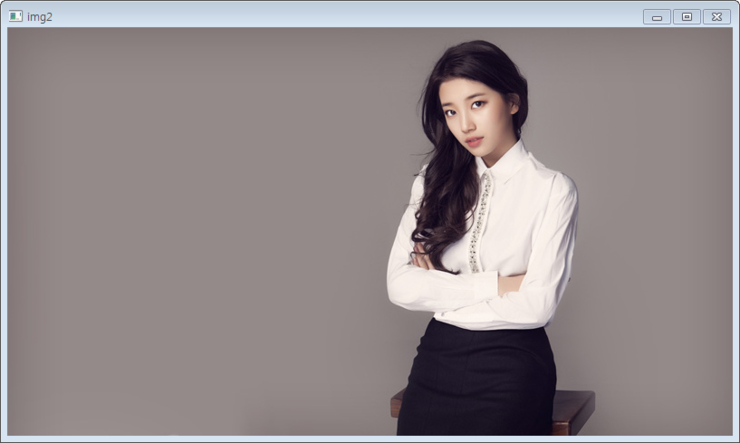
#> input picture OpenCV/img/sample_img2.jpg, 740 x 443 px
$ python Image_Pyramids.py
#> lines starting #> are read from the running program, lines starting #| are printed output that depends on the picture
### OpenCV/default_import.py

import cv2 as cv2

def select_img(sel_num):
    return{
        0 : 'img/100.jpg',                 # 경현
        1 : 'img/images_1.jpg',            # 그라데이션 이미지
        2 : 'img/multi_light.jpg',         #
        3 : 'img/opencv_logo.jpg',
        4 : 'img/sample_img1.jpg',         # 산과 강이 있는 풍경
        5 : 'img/sample_img2.jpg',         # 수지 이미지
        6 : 'img/sdoku.jpg',                #
        7 : 'img/tile.jpg',                 # Threshold Test용 타일
        8 : 'img/girl.png',                 # 기본여자 이미지
        9 : 'img/alpha1.jpg',               # 알파벳 및 숫자 이미지
        10: 'img/Code_Sample.jpg',          # Data Matrix Code Sample
        11: 'img/DW_Fail_img.jpg',          # Vericode Fail Image
        12: 'img/TW.jpg',                   # 트와이스
        13: 'img/TW_NY.png',                # Template Image 나연
        14: 'img/TW_SN.png',                # Template Image 사나
        15: 'img/TW_JW.png',                # Template Image 정연
        18: 'img/contour18.png',            # 사각형에 안으로 파인이미지
        19: 'img/contour19.png',            # 나무잎 비슷한, 별모양 비슷
        20: 'img/convexhull.png',           # 손으로 그린 손바닥?
        21: 'img/korea.png' ,               # 대한민국 지도
        22: 'img/star.jpg',                 # 별모양
        23: 'img/Histogram23.jpg',          # 히스토그램용 풍경
        24: 'img/24.jpg',                   # 히스토그램 균일화용 풍경
        25: 'img/25.jpg',                   # 히스토그램용 조각상
        26: 'img/26.jpg',                   # 히스토그램용 풍경
        28: 'img/28_BW_girl.jpg',           # 푸리에 Test용 이미지
        30: 'img/31.jpg',                   # Template Matching용 너구리 이미지
        31: 'img/bam.png',                  # Template Image 밤
        32: 'img/sdoku_1.jpg',              # 허프변환 Test용 스도쿠 이미지
        33: 'img/33.jpg',                   # 허프변환 Test용 원찾기
        34: 'img/34.jpg',                   # Watershed용 Test이미지(동전)
        35: 'img/35.jpg',                   # GrabCut용 Test Image
        37: 'img/37_corner.png',            # Corner 검출용 Image
        38: 'img/38_butterfly.png',         # SIFT Test용 나비
        42: 'img/42_ORB.png.',              # ORB용 Image - 암호와 해킹
        43: 'img/43_ORB.png',               # ORB용 회전 Image - 암호와 해킹
        44: 'img/43_1.png',                 # 이미지매칭용 등대가 있는 마을 사진
        45: 'img/43_2.png',                 # 이미지매칭용 액자를든 소녀 사진
        100: 'img/Test_Vericode.bmp'        # Vericode 그라데이션 Test용
    }.get(sel_num,'img/girl.png')


def close_window():
    cv2.waitKey(0)
    cv2.destroyAllWindows()

### OpenCV/Image_Pyramids.py
"""
    16강. 이미지 피라미드
        이미지 피라미드는 2가지 종류가 있습니다.
            가우시안 피라미드(Gaussian Pyramids)
            라플라시안 피라미드(Laplacian Pyramids)

            가우시안 피라미드(cv2.pyrDown() 함수와 cv2.pyrUp() )
            가우시안 피라미드는 상위 단계(해상도가 낮은 이미지) 이미지를 생성하는 것(downsampling; 다운샘플링)과
            하위 단계 이미지(해상도가 높은 이미지)를 생성하는 것(upsampling; 업샘플링)이 있습니다.
            다운샘플링은 하위 단계 이미지의 짝수열, 짝수행에 해당하는 픽셀을 제거함으로써 이미지 해상도를 줄입니다.
            일반적으로 M x N 이미지는 가로 세로가 절반으로 줄어든 M/2 x N/2 해상도 이미지로 변환됩니다.
            업샘플링은 다운샘플링과 반대로 상위 단계 이미지의 짝수열, 짝수행에 픽셀을 추가하여 하위 단계 이미지를 만듭니다.
            하지만 생성된 하위 단계 이미지는 제대로 된 이미지로 나타나지 않고 마치 블러링 효과를 낸 듯한 이미지로 보이게 됩니다.

            라플라시안 피라미드
            라플라시안 피라미드는 가우시안 피라미드 결과로 생성합니다. 원리는 이렇습니다.
            어느 한 이미지(원본 이미지)를 가우시안 피라미드의 상위 단계 이미지2 로 생성합니다.
            이 이미지2 를 가우시안 피라미드의 하위 단계 이미지3 으로 만듭니다.
            원본이미지와 이미지3은 해상도가 같지만(해상도가 다를 수도 있습니다)
            이미지3은 제대로 된 원본이미지로 복구된 것이 아닐 것입니다.
            라플라시안 피라미드의 최하위 단계는 원본이미지에서 이미지3 을 '-' 연산함으로써 생성합니다.
            즉, 원본이미지 - 이미지3 한 결과가 라플라시안 피라미드의 최하위 단계이고,
            그 상위 단계를 같은 방식으로 하면 상위 단계의 라플라시안 피라미드가 생성됩니다.

            피라미드의 활용법으로, 아래의 단계에 따라 코딩을 하면 이미지 블렌딩 효과도 낼 수 있습니다.
                1. 두 개의 이미지를 로드함
                2. 두 개의 이미지에 대한 적절한 단계까지 가우시안 피라미드를 구함
                3. 가우시안 피라미드를 이용해 라플라시안 피라미드를 구함
                4. 각 단계의 라플라시안 피라미드에서 한 이미지의 좌측과 나머지 이미지의 우측을 결합함
                5. 이들을 누적으로 재결합하여 이미지 블렌딩을 완성함
"""

import numpy as np
import cv2 as cv2
import matplotlib.pyplot as plt
import default_import as impDef

#from default_import import select_img as selImg
#img = cv2.imread(selImg.select_img(6), cv2.IMREAD_GRAYSCALE)

def pyramid():
    img = cv2.imread(impDef.select_img(5), cv2.IMREAD_GRAYSCALE)
    tmp = img.copy()

    win_titles = ['original', 'Level1', 'Level2', 'Level3']
    g_down = []
    g_up = []

    g_down.append(tmp)

    for i in range(3):
        tmp1 = cv2.pyrDown(tmp)
        g_down.append(tmp1)
        tmp = tmp1

    cv2.imshow('Level 3', tmp)

    for i in range(4):
        cv2.imshow(win_titles[i], g_down[i])

    impDef.close_window()

    for i in range(3):
        tmp = g_down[i+1]
        tmp1 = cv2.pyrUp(tmp)
        g_up.append(tmp1)
        cv2.imshow(win_titles[i], g_up[i])

    impDef.close_window( )

    cv2.imshow('original', img)
    cv2.imshow('Pyramid', g_up[0])

    impDef.close_window()


def pyramid1():
    img = cv2.imread(impDef.select_img(5), cv2.IMREAD_GRAYSCALE)
#> img: shape (443, 740); min 5, max 255, mean 141.3
    tmp = img.copy( )

    win_title = ['Original', 'Level 1', 'Level 2', 'Level 3']
    gDown = []
    gUp = []
    imgShape = []

    gDown.append(tmp)
    imgShape.append(tmp.shape)

    for i in range(3):
        tmp1 = cv2.pyrDown(tmp)
        gDown.append(tmp1)
        imgShape.append(tmp1.shape)
        tmp = tmp1
#> this loop made 3 passes
#> pass 1, in pyramid1, `tmp1 = cv2.pyrDown(tmp)`:
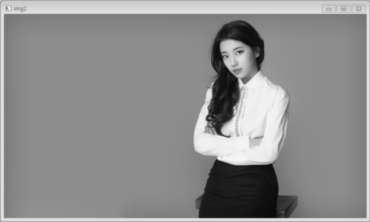
#> tmp1: shape (222, 370); min 10, max 246, mean 141.6
#> pass 2, in pyramid1, `tmp1 = cv2.pyrDown(tmp)`:
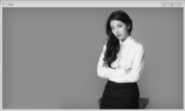
#> tmp1: shape (111, 185); min 10, max 245, mean 141.7
#> pass 3, in pyramid1, `tmp1 = cv2.pyrDown(tmp)`:
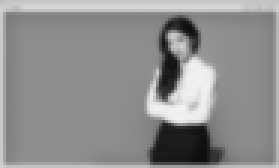
#> tmp1: shape (56, 93) (shown 3 times larger); min 13, max 243, mean 142.3
#> after the loop, gDown = 4 items; imgShape = [(443, 740), (222, 370), (111, 185), (56, 93)]

    for i in range(3):
        tmp = gDown[i+1]
        tmp1 = cv2.pyrUp(tmp)
        tmp = cv2.resize(tmp1, dsize = (imgShape[i][1], imgShape[i][0]), interpolation=cv2.INTER_CUBIC)
        """
        라플라시안 이미지를 만들 때 이용하는 함수 cv2.subtract() 함수는 두 개의 이미지를 '-' 연산하는 함수입니다.
        이 함수의 인자로 들어가는 이미지들은 그 크기가 동일해야 합니다. cv2.subtract() 함수의 두 인자로 사용되는
        이미지의 크기가 다르면 오류가 발생하고 프로그램은 동작하지 않습니다.
        따라서 위 예제 코드에서는 cv2.subtract() 함수에 들어가는 이미지 크기를 동일하게 맞추기 위해  코드를 강제 삽입한 것입니다.
        """
        gUp.append(tmp)
#> this loop made 3 passes
#> pass 2, in pyramid1, `tmp1 = cv2.pyrUp(tmp)`:
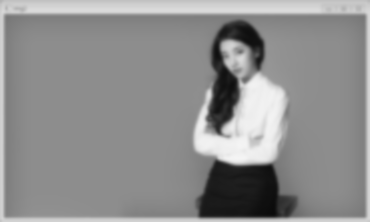
#> tmp1: shape (222, 370); min 11, max 244, mean 141.9
#> pass 3, in pyramid1, `tmp1 = cv2.pyrUp(tmp)`:
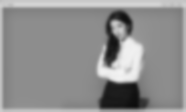
#> tmp1: shape (112, 186); min 13, max 242, mean 142.2
#> after the loop, gUp = 3 items

    for i in range(3):
        tmp = cv2.subtract(gDown[i], gUp[i])
        cv2.imshow(win_title[i], tmp)
#> this loop made 3 passes
#> pass 1, in pyramid1, `tmp = cv2.subtract(gDown[i], gUp[i])`:
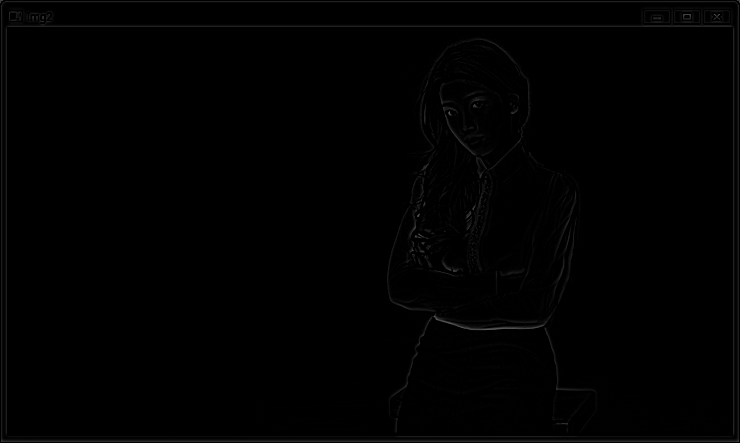
#> tmp: shape (443, 740); min 0, max 97, mean 1.2

    impDef.close_window()

#pyramid()
pyramid1()
